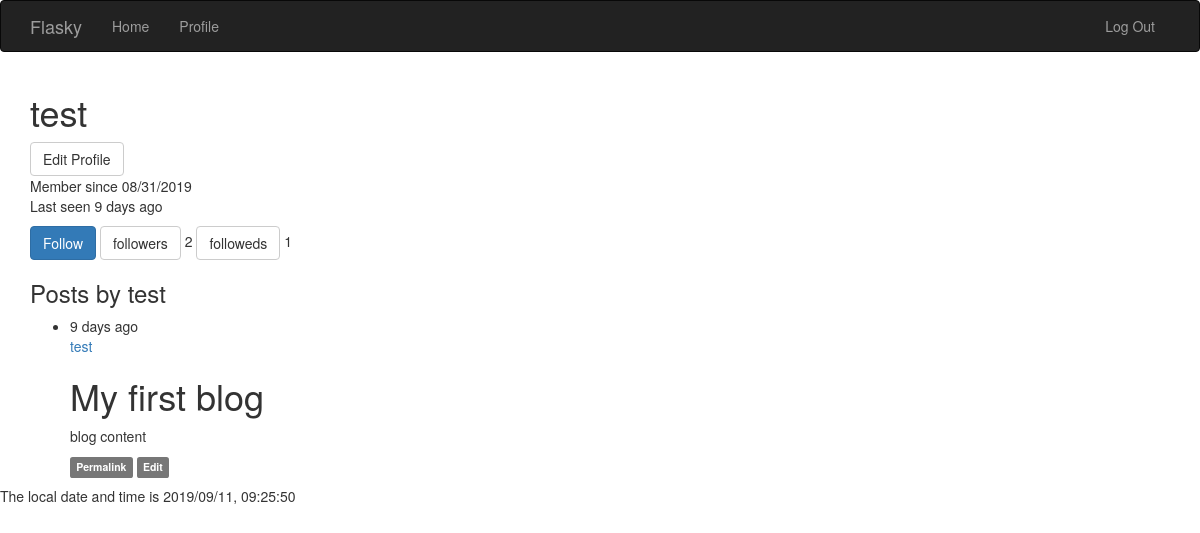
Page /user/test (signed in) on the earlier database version.
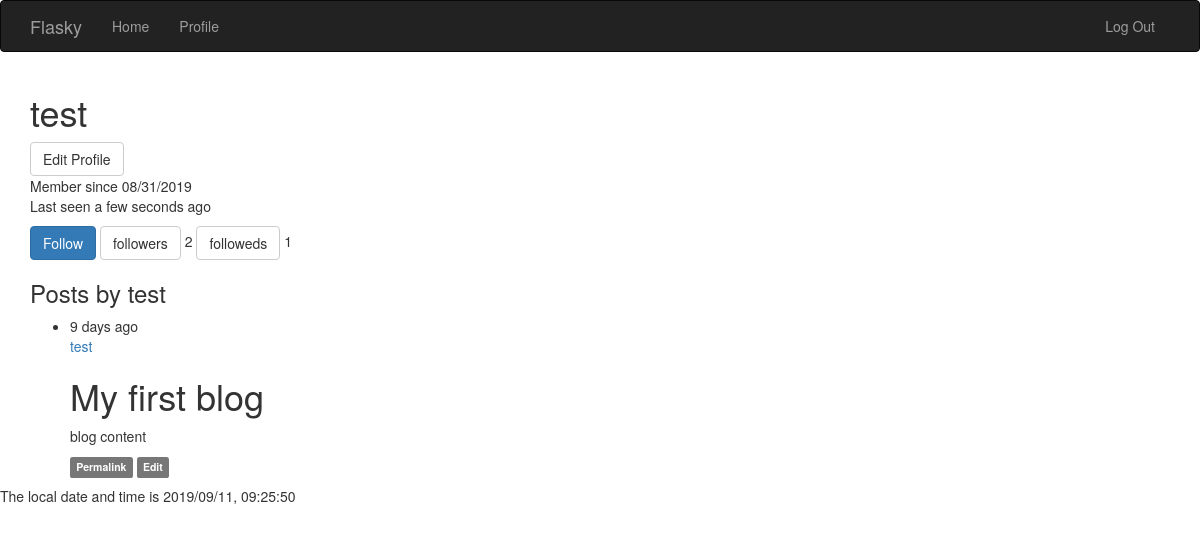
Same page on the later database version.
### app/models.py (models this page shows, shortened)
class User(UserMixin, db.Model):
    __tablename__ = 'users'
    id = db.Column(db.Integer, primary_key=True)
    username = db.Column(db.String(65), unique=True, index=True)
    email = db.Column(db.String(65), unique=True, index=True)
    password_hash = db.Column(db.String(128))
    confirmed = db.Column(db.Boolean, default=False)
    name = db.Column(db.String(65))
    location = db.Column(db.String(65))
    about_me = db.Column(db.Text())
    member_since = db.Column(db.DateTime(), default=datetime.utcnow)
    last_seen    = db.Column(db.DateTime(), default=datetime.utcnow)
    role_id = db.Column(db.Integer, db.ForeignKey('roles.id'))
    posts = db.relationship('Post', backref='author', lazy='dynamic')
    followed = db.relationship('Follow', foreign_keys=[Follow.follower_id], backref=db.backref('follower', lazy='joined'), lazy='dynamic', cascade='all, delete-orphan')
    followers = db.relationship('Follow', foreign_keys=[Follow.followed_id], backref=db.backref('followed', lazy='joined'), lazy='dynamic', cascade='all, delete-orphan')
    @property
    def password(self):
        raise AttributeError('password is not a reable attribute')
    def can(self, permissions):
        return self.role is not None and ((self.role.permissions & permissions) == permissions)
    def is_administrator(self):
        return self.can(RolePermissionCode.ADMINISTRATOR)
    def ping(self):
        self.last_seen = datetime.utcnow()
        db.session.add(self)
    def is_following(self, user):
        return self.followed.filter_by(followed_id=user.id).first() is not None

class Post(db.Model):
    __tablename__ = 'posts'
    id = db.Column(db.Integer, primary_key=True)
    body = db.Column(db.Text())
    body_html = db.Column(db.Text())
    timestamp = db.Column(db.DateTime(), default=datetime.utcnow)
    author_id = db.Column(db.Integer, db.ForeignKey('users.id'))

### app/main/views.py (the view)
@main.route('/user/<username>')
def user(username):
    user = User.query.filter_by(username=username).first_or_404()
    posts = user.posts.order_by(Post.timestamp.desc()).all()
    return render_template('user.html', user=user, posts=posts)

### app/auth/views.py (called while the page is built)
@auth.before_app_request
def before_request():
    if current_user.is_authenticated:
        current_user.ping()
        if not current_user.confirmed \
        and request.endpoint[:5] != 'auth.' \
        and request.endpoint != 'static' :
            return redirect(url_for('auth.unconfirmed'))

### app/main/__init__.py (called while the page is built)
@main.app_context_processor
def inject_permissions():
    return dict(Permission=Permission)

### app/models.py (called while the page is built)
@login_manager.user_loader
def load_user(user_id):
    return User.query.get(int(user_id))

### app/templates/user.html (shortened to what this page needs)
{% extends 'base.html' %}
{% block page_content %}
<div class="page-head">
	<h1>{{ user.username }}</h1>
	{% if user == current_user %}
	<a class="btn btn-default" href="{{ url_for('.edit_profile') }}">Edit Profile</a>
	{% endif %}
	<p>
		Member since {{ moment(user.member_since).format('L') }}
		Last seen {{ moment(user.last_seen).fromNow() }}
	</p>
	<p>
	{% if current_user.is_following(user) %}
		<a class="btn btn-default" href="{{ url_for('.unfollow', username=user.username) }}">Unfollow</a>
	{% else %}
		<a class="btn btn-primary" href="{{ url_for('.follow', username=user.username) }}">Follow</a>
	{% endif %}
		<a class="btn btn-default" href="{{ url_for('.followers', username=user.username) }}">followers</a>  {{ user.followers.count() }}
		<a class="btn btn-default" href="{{ url_for('.followeds', username=user.username) }}">followeds</a>  {{ user.followed.count() }}
	<h3>Posts by {{ user.username }}</h3>
	{% include '_posts.html' %}
</div>
{% endblock %}

### app/templates/base.html (shortened to what this page needs)
{% extends "bootstrap/base.html" %}
{%- block head %}
{{ super() }}
{%- endblock %}
{% block navbar %}
<div class="navbar navbar-inverse" role="navigation">
	<div class="container">
		<div class="navbar-header">
			<a class="navbar-brand" href="{{ url_for('main.index') }}">Flasky</a>
		</div>
		<div class="navbar-collapse collapse">
			<ul class="nav navbar-nav">
				<li><a href="{{ url_for('main.index') }}">Home</a></li>
				{% if current_user.is_authenticated %}
				<li><a href="{{ url_for('main.user', username = current_user.username) }}">Profile</a></li>
                {% endif %}
			</ul>
            <ul class="nav navbar-nav navbar-right">
                {% if current_user.is_authenticated %}
				<li><a href="{{ url_for('auth.logout') }}">Log Out</a></li>
                {% else %}
                <li><a href="{{ url_for('auth.login') }}">Log In</a></li>
                {% endif %}
			</ul>
		</div>
	</div>
</div>
{% endblock %}
{% block content %}
<div class="container">
	{% block page_content %}{% endblock %}
</div>
{% endblock %}
{% block scripts %}
<p>The local date and time is {{ moment().format('YYYY/MM/DD, HH:mm:ss',refresh=True) }}</p>
{% endblock %}

### app/templates/_posts.html
<ul class="posts">
	{% for post in posts %}
	<li class="post">
		<div class="post-content">
			<div class="post-date">
				{{ moment(post.timestamp).fromNow() }}
			</div>
			<div class="post-author">
				<a href="{{ url_for('.user', username=post.author.username) }}"> {{ post.author.username }} </a>
			</div>
			<div class="post-body">
				{%if post.body_html %}
				{{ post.body_html | safe }}
				{% else %}
				{{ post.body }}
				{% endif %}
			</div>
			<div class="post-footer">
				<a href="{{ url_for('.post', id=post.id) }}">
					<span class="label label-default">Permalink</span>
				</a>
				{% if current_user.id == post.author_id %}
				<a href="{{ url_for('.edit_post', id=post.id) }}">
					<span class="label label-default">Edit</span>
				</a>
				{% elif current_user.is_administrator() %}
				<a href="{{ url_for('.edit_post', id=post.id) }}">
					<span class="label label-default">Edit[Admin]</span>
				</a>
				{% endif %}
			</div>
		</div>
	</li>
	{% endfor %}
</ul>

Differences in the rows shown:
changed User "test": last_seen "9 days ago" → "a few seconds ago"
